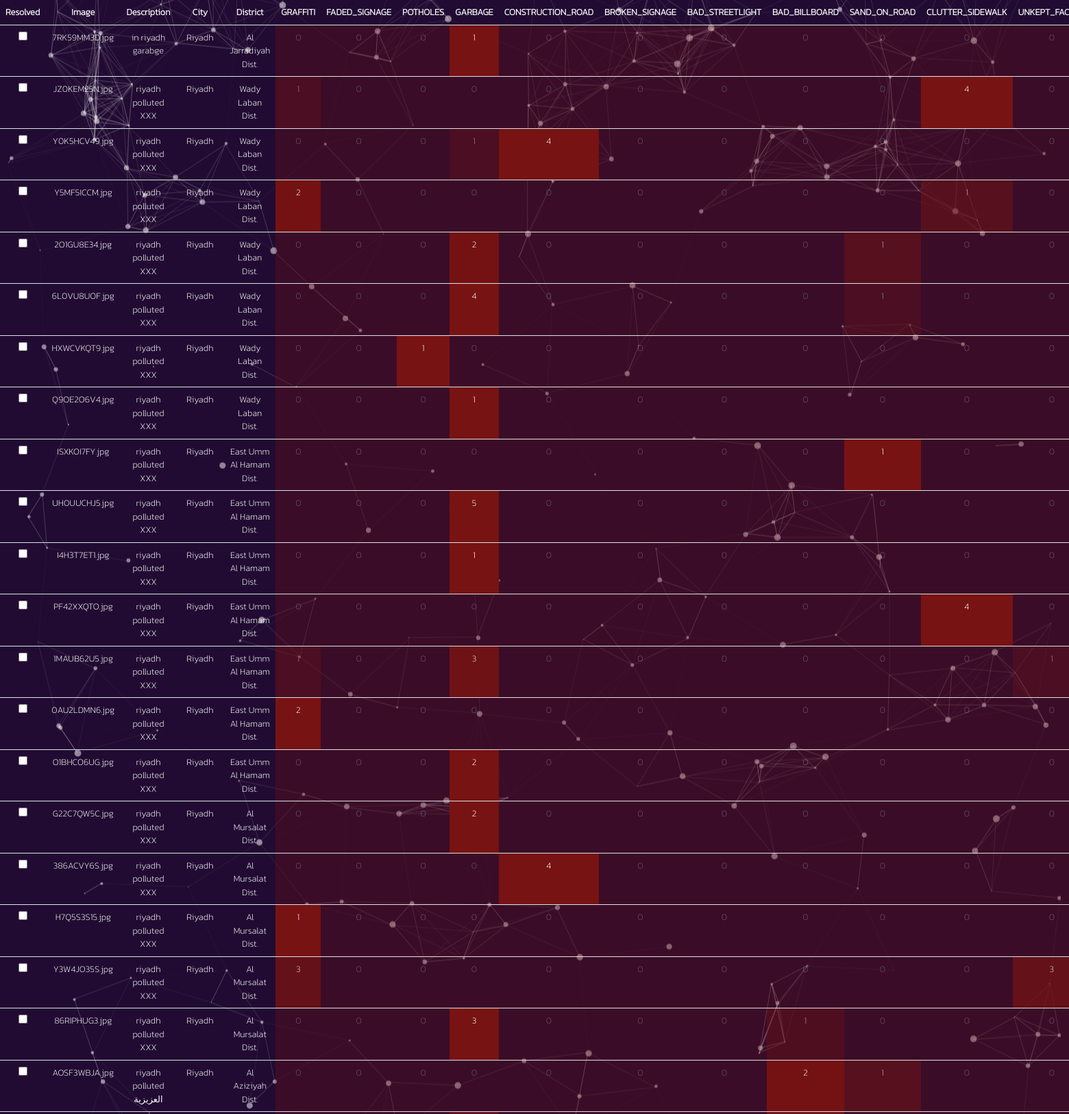
/dashboard (upper part), run on the app's committed database.
### complaints/models.py (models this page shows, shortened)
class Report(models.Model):
    image_path = models.CharField(max_length=100, null=True)
    city = models.CharField(max_length=100, null=True)
    district = models.CharField(max_length=100, null=True)
    description = models.CharField(max_length=200, null=True)
    GRAFFITI = models.IntegerField()
    FADED_SIGNAGE = models.IntegerField()
    POTHOLES = models.IntegerField()
    GARBAGE = models.IntegerField()
    CONSTRUCTION_ROAD = models.IntegerField()
    BROKEN_SIGNAGE = models.IntegerField()
    BAD_STREETLIGHT = models.IntegerField()
    BAD_BILLBOARD = models.IntegerField()
    SAND_ON_ROAD = models.IntegerField()
    CLUTTER_SIDEWALK = models.IntegerField()
    UNKEPT_FACADE = models.IntegerField()
    resolved = models.CharField(max_length=100, null=True)
    total_detections = models.IntegerField()
    issued = models.DateTimeField(auto_now_add=True),

### complaints/views.py (the view)
# urls.py: path('dashboard', views.dashboard, name='dashboard'),
def dashboard(request):
    reports = Report.objects.filter(resolved='')
    return render(request, 'dashboard.html', context={'reports': reports})

### templates/dashboard.html (shortened to what this page needs)
{% block content %} {% load static %}
<!DOCTYPE html>
<html>
  <head>
    <link rel="stylesheet" href="{% static 'css/bootstrap.min.css' %}" />
    <link rel="stylesheet" href="{% static 'css/style.css' %}" />
  </head>
  <body class="mb-5 row">
    <div id="particles-js" class="center" style="position: absolute; height: 100%; width:100%;"></div>
    <div class=" container-fluid ">
      <table class="table table" id="report" style="position: relative;">
        <tr class="header"  style="position: sticky;top: 0" scope="col">
          <th class="c1 header" scope="col">Resolved</th>
          <th class="c1 header" scope="col">Image</th>
          <th class="c1 header" scope="col">Description</th>
          <th class="c1 header" scope="col">City</th>
          <th class="c1 header" scope="col">District</th>
          <th class="c1 header" scope="col">GRAFFITI</th>
          <th class="c1 header" scope="col">FADED_SIGNAGE</th>
          <th class="c1 header" scope="col">POTHOLES</th>
          <th class="c1 header" scope="col">GARBAGE</th>
          <th class="c1 header" scope="col">CONSTRUCTION_ROAD</th>
          <th class="c1 header" scope="col">BROKEN_SIGNAGE</th>
          <th class="c1 header" scope="col">BAD_STREETLIGHT</th>
          <th class="c1 header" scope="col" scope="col">BAD_BILLBOARD</th>
          <th class="c1 header" scope="col">SAND_ON_ROAD</th>
          <th class="c1 header" scope="col">CLUTTER_SIDEWALK</th>
          <th class="c1 header" scope="col">UNKEPT_FACADE</th>
        </tr>
        {% for report in reports %}
        <tr>
          <td class="c1"><input type="checkbox" value="{{report.id}}" class="resolved"></td>
          <td class="c1">
            <span
              data-bs-toggle="modal"
              data-bs-target="#show-image"
              onclick="show_image('{{report.image_path}}')"
              >{{report.image_path}}</span
            >
          </td>
          <td class="c1 ">{{report.description}}</td>
          <td class="c1 city-{{report.id}}">{{report.city}}</td>
          <td class="c1 district-{{report.id}}">{{report.district}}</td>
          <td class="c1  suverity " style="opacity: calc({{ report.GRAFFITI }} / {{ report.total_detections }} + 0.3);">{{report.GRAFFITI}}</td>
          <td class="c1 suverity " style="opacity: calc({{ report.FADED_SIGNAGE }} / {{ report.total_detections }} + 0.3);">{{report.FADED_SIGNAGE}}</td>
          <td class="c1 suverity " style="opacity: calc({{ report.POTHOLES }} / {{ report.total_detections }} + 0.3);">{{report.POTHOLES}}</td>
          <td class="c1 suverity " style="opacity: calc({{ report.GARBAGE }} / {{ report.total_detections }} + 0.3);">{{report.GARBAGE}}</td>
          <td class="c1 suverity " style="opacity: calc({{ report.CONSTRUCTION_ROAD }} / {{ report.total_detections }} + 0.3);">{{report.CONSTRUCTION_ROAD}}</td>
          <td class="c1 suverity " style="opacity: calc({{ report.BROKEN_SIGNAGE }} / {{ report.total_detections }} + 0.3);">{{report.BROKEN_SIGNAGE}}</td>
          <td class="c1 suverity " style="opacity: calc({{ report.BAD_STREETLIGHT }} / {{ report.total_detections }} + 0.3);">{{report.BAD_STREETLIGHT}}</td>
          <td class="c1 suverity " style="opacity: calc({{ report.BAD_BILLBOARD }} / {{ report.total_detections }} + 0.3);">{{report.BAD_BILLBOARD}}</td>
          <td class="c1 suverity " style="opacity: calc({{ report.SAND_ON_ROAD }} / {{ report.total_detections }} + 0.3);">{{report.SAND_ON_ROAD}}</td>
          <td class="c1 suverity " style="opacity: calc({{ report.CLUTTER_SIDEWALK}} / {{ report.total_detections }} + 0.3);">{{report.CLUTTER_SIDEWALK}}</td>
          <td class="c1 suverity " style="opacity: calc({{ report.UNKEPT_FACADE}} / {{ report.total_detections }} + 0.3);">{{report.UNKEPT_FACADE}}</td>
        </tr>
        {% endfor %}
      </table>
    </div>
  </body>
</html>
{% endblock %}

### static/css/style.css (style rules this page uses)
.center { width: 50%; margin: 0; position: absolute; top: 40%; left: 50%; -ms-transform: translate(-50%, -50%); transform: translate(-50%, -50%); }
.c1 { color: #fff; }
body { background-color: #210b32; font-size: 13px; font-family: Kanit-ExtraLight; color: #fff; text-align: center; }
.header { position:sticky; top: 0 ; }
#report { width: 100%; }
#report tr td { color:#fff; }
.suverity { background-color: #771313 !important; }

### data on the page
Report: image_path "7RK59MM3D.jpg", description "in riyadh garabge", GRAFFITI "0", FADED_SIGNAGE "0", POTHOLES "0", GARBAGE "1", CONSTRUCTION_ROAD "0", BROKEN_SIGNAGE "0", BAD_STREETLIGHT "0", BAD_BILLBOARD "0", SAND_ON_ROAD "0", CLUTTER_SIDEWALK "0", UNKEPT_FACADE "0"
Report: image_path "JZ0KEM25N.jpg", description "riyadh polluted XXX", GRAFFITI "1", FADED_SIGNAGE "0", POTHOLES "0", GARBAGE "0", CONSTRUCTION_ROAD "0", BROKEN_SIGNAGE "0", BAD_STREETLIGHT "0", BAD_BILLBOARD "0", SAND_ON_ROAD "0", CLUTTER_SIDEWALK "4", UNKEPT_FACADE "0"
Report: image_path "Y0K5HCV49.jpg", description "riyadh polluted XXX", GRAFFITI "0", FADED_SIGNAGE "0", POTHOLES "0", GARBAGE "1", CONSTRUCTION_ROAD "4", BROKEN_SIGNAGE "0", BAD_STREETLIGHT "0", BAD_BILLBOARD "0", SAND_ON_ROAD "0", CLUTTER_SIDEWALK "0", UNKEPT_FACADE "0"
Report: image_path "Y5MF5ICCM.jpg", description "riyadh polluted XXX", GRAFFITI "2", FADED_SIGNAGE "0", POTHOLES "0", GARBAGE "0", CONSTRUCTION_ROAD "0", BROKEN_SIGNAGE "0", BAD_STREETLIGHT "0", BAD_BILLBOARD "0", SAND_ON_ROAD "0", CLUTTER_SIDEWALK "1", UNKEPT_FACADE "0"
Report: image_path "2O1GU8E34.jpg", description "riyadh polluted XXX", GRAFFITI "0", FADED_SIGNAGE "0", POTHOLES "0", GARBAGE "2", CONSTRUCTION_ROAD "0", BROKEN_SIGNAGE "0", BAD_STREETLIGHT "0", BAD_BILLBOARD "0", SAND_ON_ROAD "1", CLUTTER_SIDEWALK "0", UNKEPT_FACADE "0"
Report: image_path "6L0VU8UOF.jpg", description "riyadh polluted XXX", GRAFFITI "0", FADED_SIGNAGE "0", POTHOLES "0", GARBAGE "4", CONSTRUCTION_ROAD "0", BROKEN_SIGNAGE "0", BAD_STREETLIGHT "0", BAD_BILLBOARD "0", SAND_ON_ROAD "1", CLUTTER_SIDEWALK "0", UNKEPT_FACADE "0"
Report: image_path "HXWCVKQT9.jpg", description "riyadh polluted XXX", GRAFFITI "0", FADED_SIGNAGE "0", POTHOLES "1", GARBAGE "0", CONSTRUCTION_ROAD "0", BROKEN_SIGNAGE "0", BAD_STREETLIGHT "0", BAD_BILLBOARD "0", SAND_ON_ROAD "0", CLUTTER_SIDEWALK "0", UNKEPT_FACADE "0"
Report: image_path "Q9OE2O6V4.jpg", description "riyadh polluted XXX", GRAFFITI "0", FADED_SIGNAGE "0", POTHOLES "0", GARBAGE "1", CONSTRUCTION_ROAD "0", BROKEN_SIGNAGE "0", BAD_STREETLIGHT "0", BAD_BILLBOARD "0", SAND_ON_ROAD "0", CLUTTER_SIDEWALK "0", UNKEPT_FACADE "0"
Report: image_path "ISXKOI7FY.jpg", description "riyadh polluted XXX", GRAFFITI "0", FADED_SIGNAGE "0", POTHOLES "0", GARBAGE "0", CONSTRUCTION_ROAD "0", BROKEN_SIGNAGE "0", BAD_STREETLIGHT "0", BAD_BILLBOARD "0", SAND_ON_ROAD "1", CLUTTER_SIDEWALK "0", UNKEPT_FACADE "0"
Report: image_path "UH0UUCHJ5.jpg", description "riyadh polluted XXX", GRAFFITI "0", FADED_SIGNAGE "0", POTHOLES "0", GARBAGE "5", CONSTRUCTION_ROAD "0", BROKEN_SIGNAGE "0", BAD_STREETLIGHT "0", BAD_BILLBOARD "0", SAND_ON_ROAD "0", CLUTTER_SIDEWALK "0", UNKEPT_FACADE "0"
Report: image_path "I4H3T7ET1.jpg", description "riyadh polluted XXX", GRAFFITI "0", FADED_SIGNAGE "0", POTHOLES "0", GARBAGE "1", CONSTRUCTION_ROAD "0", BROKEN_SIGNAGE "0", BAD_STREETLIGHT "0", BAD_BILLBOARD "0", SAND_ON_ROAD "0", CLUTTER_SIDEWALK "0", UNKEPT_FACADE "0"
Report: image_path "PF42XXQTO.jpg", description "riyadh polluted XXX", GRAFFITI "0", FADED_SIGNAGE "0", POTHOLES "0", GARBAGE "0", CONSTRUCTION_ROAD "0", BROKEN_SIGNAGE "0", BAD_STREETLIGHT "0", BAD_BILLBOARD "0", SAND_ON_ROAD "0", CLUTTER_SIDEWALK "4", UNKEPT_FACADE "0"
Report: image_path "1MAUB62U5.jpg", description "riyadh polluted XXX", GRAFFITI "1", FADED_SIGNAGE "0", POTHOLES "0", GARBAGE "3", CONSTRUCTION_ROAD "0", BROKEN_SIGNAGE "0", BAD_STREETLIGHT "0", BAD_BILLBOARD "0", SAND_ON_ROAD "0", CLUTTER_SIDEWALK "0", UNKEPT_FACADE "1"
Report: image_path "0AU2LDMN6.jpg", description "riyadh polluted XXX", GRAFFITI "2", FADED_SIGNAGE "0", POTHOLES "0", GARBAGE "0", CONSTRUCTION_ROAD "0", BROKEN_SIGNAGE "0", BAD_STREETLIGHT "0", BAD_BILLBOARD "0", SAND_ON_ROAD "0", CLUTTER_SIDEWALK "0", UNKEPT_FACADE "0"
Report: image_path "O1BHCO6UG.jpg", description "riyadh polluted XXX", GRAFFITI "0", FADED_SIGNAGE "0", POTHOLES "0", GARBAGE "2", CONSTRUCTION_ROAD "0", BROKEN_SIGNAGE "0", BAD_STREETLIGHT "0", BAD_BILLBOARD "0", SAND_ON_ROAD "0", CLUTTER_SIDEWALK "0", UNKEPT_FACADE "0"
Report: image_path "G22C7QW5C.jpg", description "riyadh polluted XXX", GRAFFITI "0", FADED_SIGNAGE "0", POTHOLES "0", GARBAGE "2", CONSTRUCTION_ROAD "0", BROKEN_SIGNAGE "0", BAD_STREETLIGHT "0", BAD_BILLBOARD "0", SAND_ON_ROAD "0", CLUTTER_SIDEWALK "0", UNKEPT_FACADE "0"
Report: image_path "386ACVY6S.jpg", description "riyadh polluted XXX", GRAFFITI "0", FADED_SIGNAGE "0", POTHOLES "0", GARBAGE "0", CONSTRUCTION_ROAD "4", BROKEN_SIGNAGE "0", BAD_STREETLIGHT "0", BAD_BILLBOARD "0", SAND_ON_ROAD "0", CLUTTER_SIDEWALK "0", UNKEPT_FACADE "0"
Report: image_path "H7Q5S3S15.jpg", description "riyadh polluted XXX", GRAFFITI "1", FADED_SIGNAGE "0", POTHOLES "0", GARBAGE "0", CONSTRUCTION_ROAD "0", BROKEN_SIGNAGE "0", BAD_STREETLIGHT "0", BAD_BILLBOARD "0", SAND_ON_ROAD "0", CLUTTER_SIDEWALK "0", UNKEPT_FACADE "0"
Report: image_path "Y3W4JO35S.jpg", description "riyadh polluted XXX", GRAFFITI "3", FADED_SIGNAGE "0", POTHOLES "0", GARBAGE "0", CONSTRUCTION_ROAD "0", BROKEN_SIGNAGE "0", BAD_STREETLIGHT "0", BAD_BILLBOARD "0", SAND_ON_ROAD "0", CLUTTER_SIDEWALK "0", UNKEPT_FACADE "3"
Report: image_path "86RIPHUG3.jpg", description "riyadh polluted XXX", GRAFFITI "0", FADED_SIGNAGE "0", POTHOLES "0", GARBAGE "3", CONSTRUCTION_ROAD "0", BROKEN_SIGNAGE "0", BAD_STREETLIGHT "0", BAD_BILLBOARD "1", SAND_ON_ROAD "0", CLUTTER_SIDEWALK "0", UNKEPT_FACADE "0"
Report: image_path "AOSF3WBJA.jpg", description "riyadh polluted العزيزية", GRAFFITI "0", FADED_SIGNAGE "0", POTHOLES "0", GARBAGE "0", CONSTRUCTION_ROAD "0", BROKEN_SIGNAGE "0", BAD_STREETLIGHT "0", BAD_BILLBOARD "2", SAND_ON_ROAD "1", CLUTTER_SIDEWALK "0", UNKEPT_FACADE "0"
